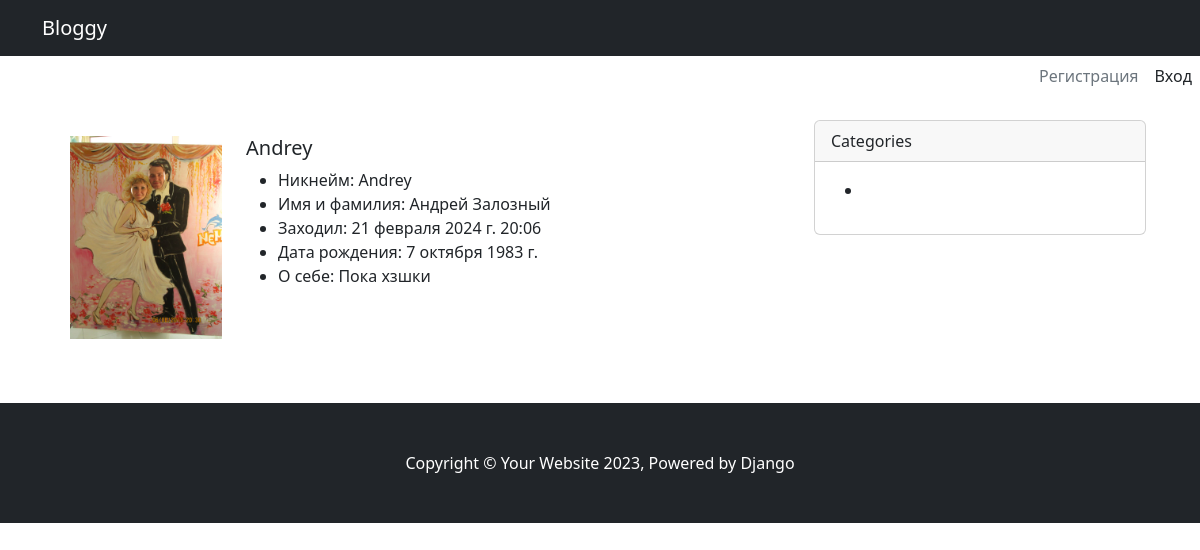
Page /user/andrey/ on the earlier database version.
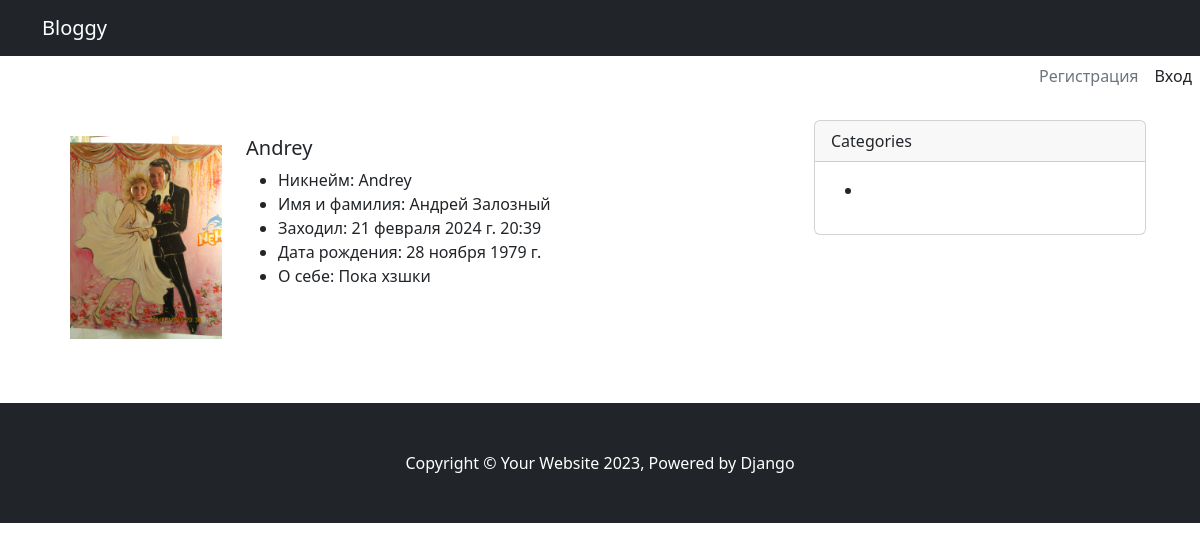
Same page on the later database version.
### apps/accounts/models.py (models this page shows, shortened)
class Profile(models.Model):
    user = models.OneToOneField(User, on_delete=models.CASCADE)
    slug = models.SlugField(verbose_name='URL', max_length=255, blank=True, unique=True)
    avatar = models.ImageField(
        verbose_name='Аватар',
        upload_to='images/avatars/%Y/%m/%d/',
        default='images/avatars/default.png',
        blank=True,
        validators=[FileExtensionValidator(allowed_extensions=('png', 'jpg', 'jpeg'))])
    bio = models.TextField(max_length=500, blank=True, verbose_name='Информация о себе')
    birth_date = models.DateField(null=True, blank=True, verbose_name='Дата рождения')
    class Meta:
        ordering = ('user',)
        verbose_name = 'Профиль'
        verbose_name_plural = 'Профили'
    def __str__(self):
        return self.user.username

### apps/accounts/views.py (the view)
# urls.py: path('user/<str:slug>/', ProfileDetailView.as_view(), name='profile_detail'),
class ProfileDetailView(DetailView):
    model = Profile
    context_object_name = 'profile'
    template_name = 'accounts/profile_detail.html'
    def get_context_data(self, **kwargs):
        context = super().get_context_data(**kwargs)
        context['title'] = f'Страница пользователя: {self.object.user.username}'
        return context

### templates/accounts/profile_detail.html (shortened to what this page needs)
{% extends 'main.html' %}
{% block content %}
<div class="card border-0">
        <div class="card-body">
            <div class="row">
                <div class="col-md-3">
                    <figure>
                        <img src="{{ profile.avatar.url }}" class="img-fluid rounded-0" alt="{{ profile }}">
                    </figure>
                </div>
                <div class="col-md-9">
                     <h5 class="card-title">
                        {{ profile }}
                    </h5>
                    <div class="card-text">
                        <ul>
                            <li>Никнейм: {{ profile.user.username }}</li>
                            {% if profile.user.get_full_name %} <li>Имя и фамилия: {{ profile.user.get_full_name }}</li> {% endif %}
                            <li>Заходил: {{ profile.user.last_login }}</li>
                            <li>Дата рождения: {{ profile.birth_date }}</li>
                            <li>О себе: {{ profile.bio }}</li>
                        </ul>
                    </div>
                </div>
            </div>
        </div>
    </div>
{% endblock %}

### templates/main.html (shortened to what this page needs)
{% load static %}
<!DOCTYPE html>
<html lang="ru">
<head>
    <link href="https://cdn.jsdelivr.net/npm/bootstrap@5.3.2/dist/css/bootstrap.min.css" rel="stylesheet"
>
</head>
<body>
{% include 'header.html' %}
<div class="container">
    <div class="row">
        <div class="col-lg-8 p-4">
            {% block content %}
            {% endblock %}
        </div>
        <div class="col-4 p-4">
            {% include 'sidebar.html' %}
        </div>
    </div>
</div>
{% include 'footer.html' %}
</body>
</html>

### templates/header.html
<nav class="navbar navbar-expand-lg navbar-dark bg-dark">
    <div class="container">
        <a class="navbar-brand" href="/">Bloggy</a>
        </div>
</nav>
<div class='d-flex justify-content-end '>
            {% if request.user.is_authenticated %}
        <div class="dropdown text-end">
          <a href="#" class="d-block link-dark text-decoration-none dropdown-toggle" data-bs-toggle="dropdown" aria-expanded="false">
            {{ request.user }}
          </a>
          <ul class="dropdown-menu text-small" style="">
            <li><a class="dropdown-item" href="{% url 'post_create' %}">Добавить статью</a></li>
            <li><a class="dropdown-item" href="{% url 'profile_detail' request.user.profile.slug %}">Мой профиль</a></li>
            <li><hr class="dropdown-divider"></li>
            <li>
                    <form action="{% url 'logout' %}" method="post">{% csrf_token %}
                        <a href="#" class="dropdown-item" onclick="parentNode.submit();">Log Out</a>
                    </form>
            </li>
          </ul>
        </div>
        {% else %}
            <ul class="nav ">
              <li><a href="{% url 'register' %}" class="nav-link px-2 link-secondary">Регистрация</a></li>
              <li><a href="{% url 'login' %}" class="nav-link px-2 link-dark">Вход</a></li>
            </ul>
        {% endif %}
</div>

### templates/sidebar.html (shortened to what this page needs)
{% load mptt_tags %}
<div class="card mb-4">
    <div class="card-header">Categories</div>
    <div class="card-body ">
        {% full_tree_for_model blog.Category as categories %}
        <ul>
            {% recursetree categories %}
                <li>
                </li>
            {% endrecursetree %}
        </ul>
    </div>
</div>

### templates/footer.html
<footer class="py-5 bg-dark mt-2">
    <div class="container"><p class="m-0 text-center text-white">Copyright &copy; Your Website 2023, Powered by
        Django</p></div>
</footer>

Differences in the rows shown:
changed Profile "Пока хзшки": user.last_login "21 февраля 2024 г. 20:06" → "21 февраля 2024 г. 20:39"; birth_date "7 октября 1983 г." → "28 ноября 1979 г."
